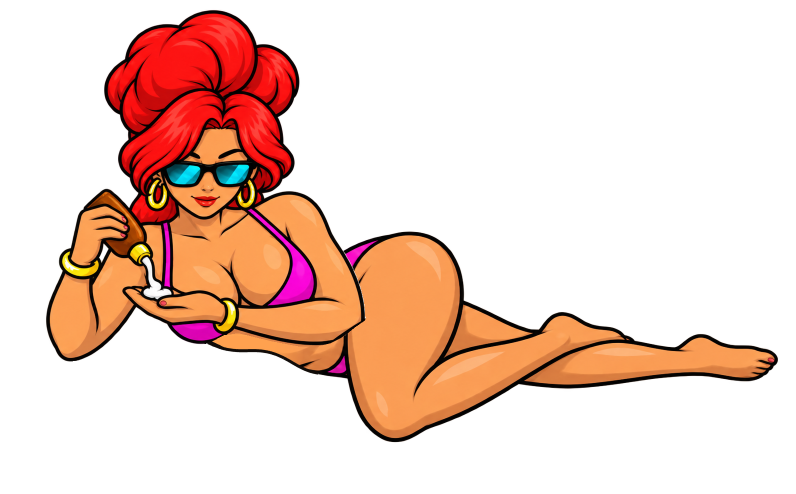
#> input picture art/cartoon/visitor-leg-pose-corrections-v2/direct-composite-004-v3/004-composite-v3.png, 1592 x 988 px (shown at 1/2 size)
$ python build-local-bottle.py
#> lines starting #> are read from the running program, lines starting #| are printed output that depends on the picture; after the words box and inside, x2 and y2 are one past the last pixel; in counts of white or black regions, pixels touching at a corner belong together
"""Apply the generated upright bottle locally to the approved 004 drawing."""
import hashlib
import json
from pathlib import Path

import numpy as np
from PIL import Image, ImageDraw, ImageFilter

HERE = Path(__file__).resolve().parent
ROOT = HERE.parents[3]
ART = ROOT / 'art/cartoon'
SOURCE = ART / 'visitor-leg-pose-corrections-v2/direct-composite-004-v3/004-composite-v3.png'
GENERATED = HERE / '004-generated-v1.png'
source = Image.open(SOURCE).convert('RGBA')
#> source is the input picture: PIL image 1592x988 RGBA; mean R, G, B, A 56, 28, 16.8, 70.6
generated = Image.open(GENERATED).convert('RGBA').resize(source.size, Image.Resampling.LANCZOS)
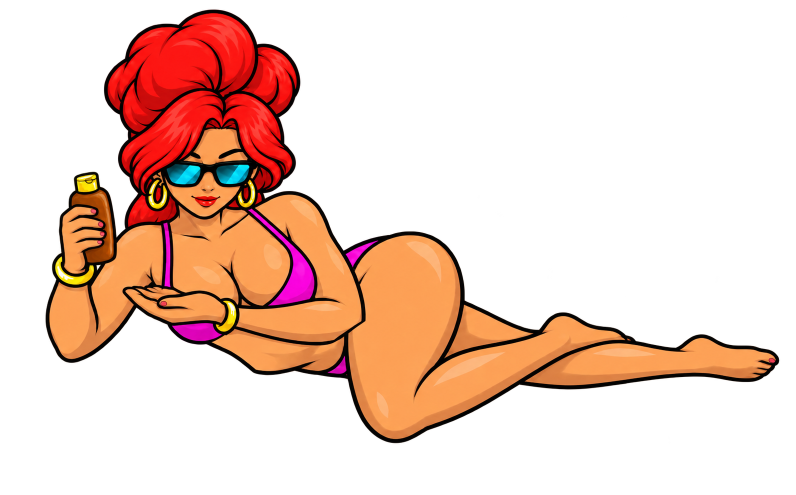
#> input picture art/cartoon/review-corrections-2026-09-22/suzy/004-generated-v1.png, 1591 x 989 px (shown at 1/2 size)
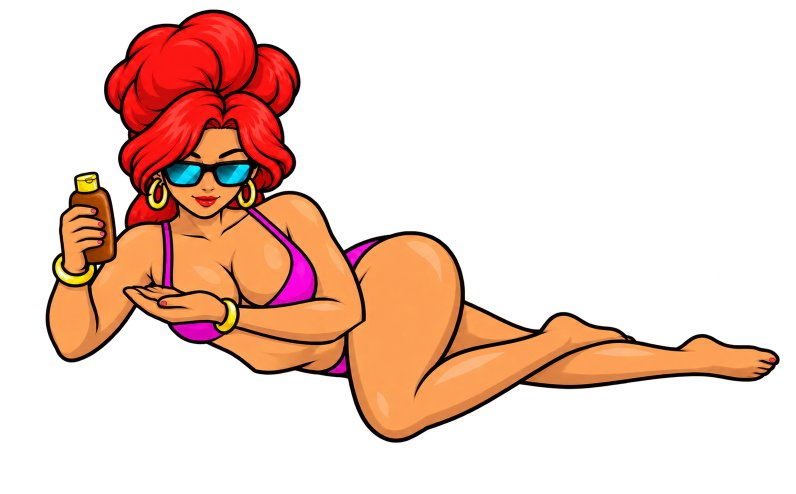
#> generated: PIL image 1592x988 RGBA (shown at 1/2 size); mean R, G, B, A 57.3, 29.1, 17.3, 72.8; transparent parts drawn white
mask = Image.new('L', source.size)
#> mask: PIL image 1592x988 L; every value is 0
draw = ImageDraw.Draw(mask)
draw.polygon([(74,325),(262,325),(262,401),(285,444),(294,453),
              (308,486),(318,539),(350,574),(430,588),(445,611),(442,638),(398,651),(288,622),
              (254,609),(250,673),(211,725),(91,751),(54,705),(59,528)], fill=255)
mask = mask.filter(ImageFilter.GaussianBlur(2))
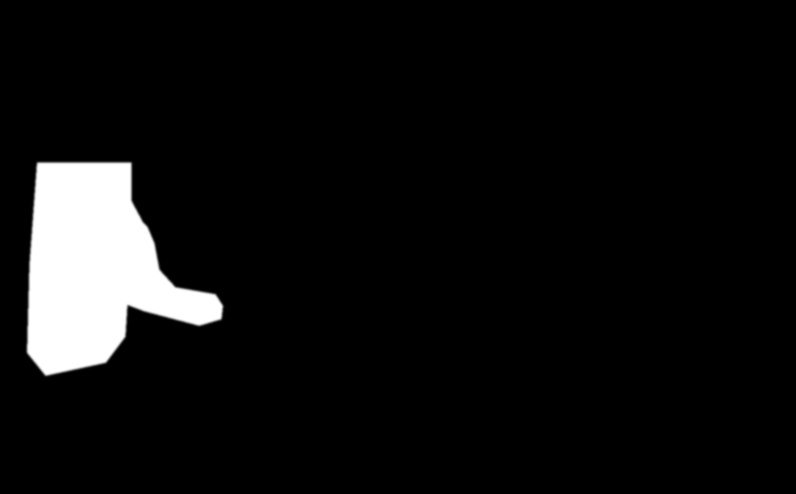
#> mask: PIL image 1592x988 L (shown at 1/2 size); min 0, max 255, mean 15.8
ImageDraw.Draw(mask).rectangle((380,650,source.width,source.height),fill=0)
result = Image.composite(generated, source, mask)
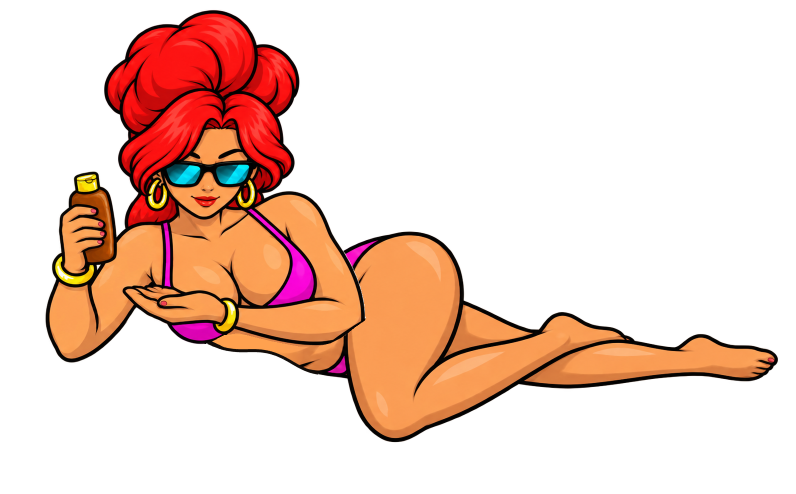
#> result: PIL image 1592x988 RGBA (shown at 1/2 size); mean R, G, B, A 56.7, 28.4, 16.9, 71.5; transparent parts drawn white
output = HERE / '004-upright-bottle-local-v1.png'
result.save(output)
mask.save(HERE / '004-edit-mask.png')
before, after = np.array(source), np.array(result)
changed = np.any(before != after, axis=2)
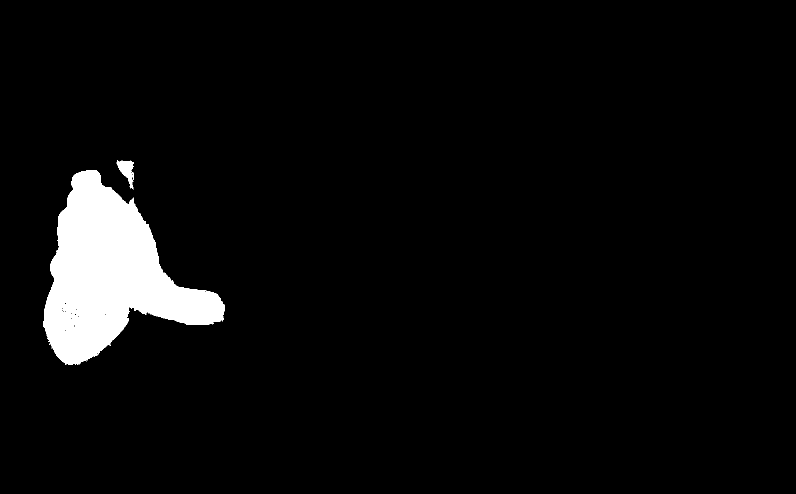
#> changed: shape (988, 1592) bool (shown at 1/2 size); 4.5% white; 9 white regions (7 under 20 px), largest, box (x1, y1, x2, y2) and area: (86, 340, 450, 730) 69544, (234, 320, 268, 379) 929
allowed = np.array(mask) > 0
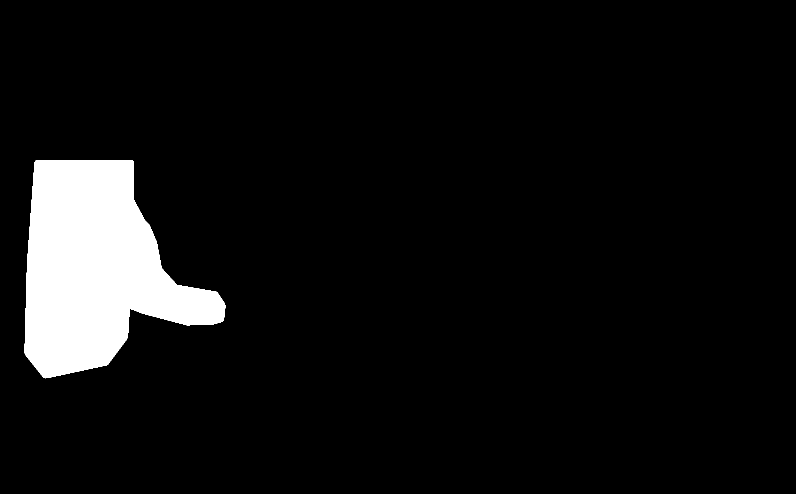
#> allowed: shape (988, 1592) bool (shown at 1/2 size); 6.7% white; 1 white region, box (x1, y1, x2, y2) and area: (49, 320, 451, 757) 105377
assert not np.any(changed & ~allowed)
assert np.array_equal(before[770:], after[770:])
assert np.array_equal(before[650:770,380:], after[650:770,380:])
def pin(path):
#> (the run stopped early here; a loop or call above may not have finished)
